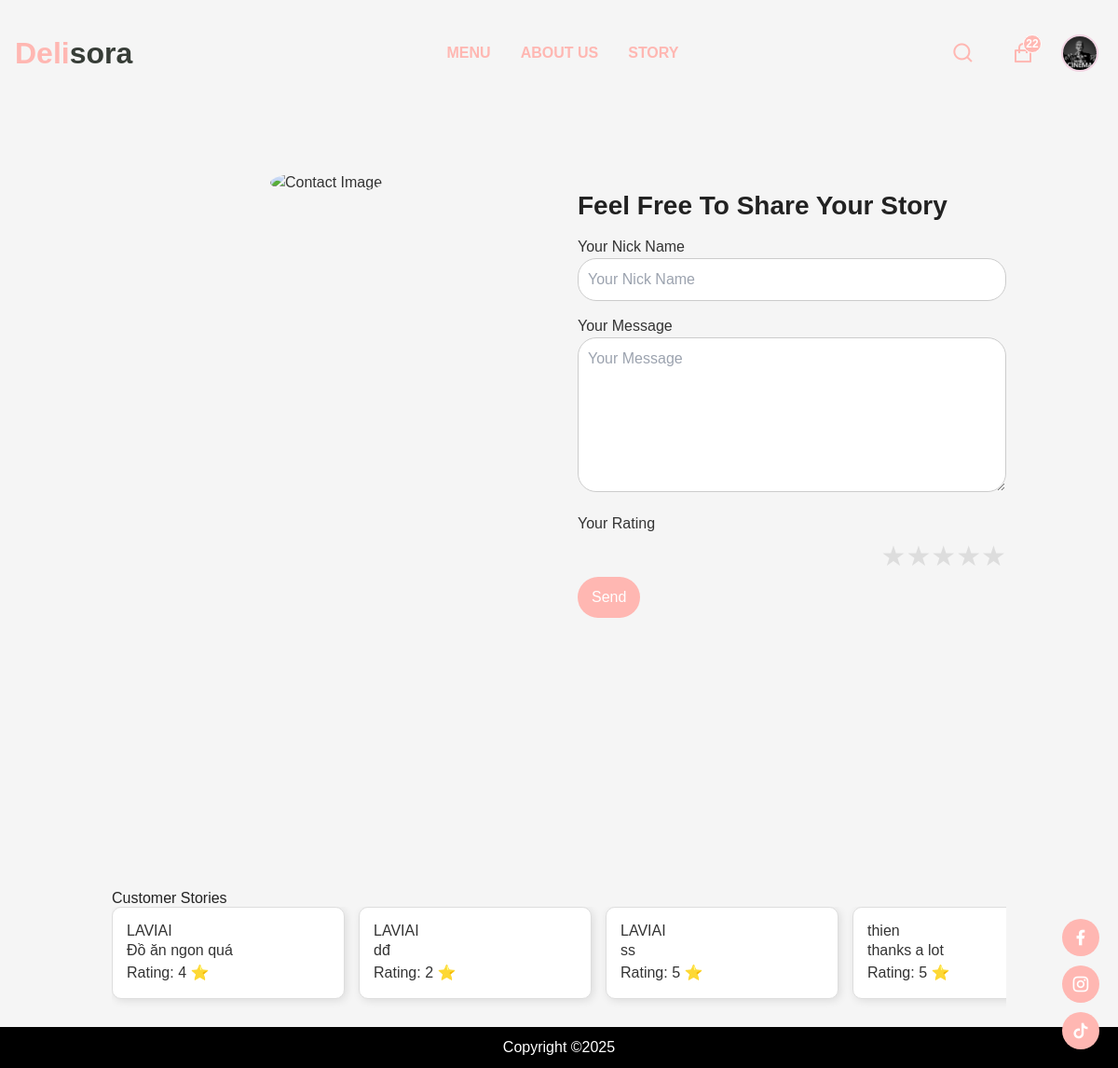
Screenshot of /contact/ (signed in) with the database file from the repository.
### app/models.py (models this page shows, shortened)
class Customer(models.Model):
    user = models.OneToOneField(User, on_delete=models.CASCADE, null=True, blank=True)
    name = models.CharField(max_length=200, null=True)
    customer_image = models.ImageField(upload_to='Profile/', null=True, blank=True)
    points = models.IntegerField(default=0)
    @property
    def imageURL(self):
        try:
            url = self.customer_image.url
        except:
            url = ''
        return url

class CustomerMessage(models.Model):
    customer = models.ForeignKey(Customer, on_delete=models.CASCADE, related_name="messages")
    message = models.TextField()
    nickname = models.CharField(max_length=200, null=True, blank=True)
    created_at = models.DateTimeField(auto_now_add=True)
    rating = models.IntegerField(default=0)

### app/views/general.py (the view, shortened to what this page needs)
# urls.py: path("contact/", Contact, name="contact"),
def Contact(request):
    messages_list = CustomerMessage.objects.all().order_by('-created_at')
    return render(request, 'app/contact.html', {'messages_list': messages_list})

### app/models.py (called while the page is built)
    @property
    def get_cart_items(self):
        order_items = self.orderitem_set.all()
        return sum([item.quantity for item in order_items])

### app/templates/app/contact.html (shortened to what this page needs)
{% extends 'app/base.html' %}
{% load static %}
{% block content %}
<link rel="stylesheet" href="{% static 'app/css/contact.css' %}">
<div style="height: 60px;"></div>
<div class="content">
  <div class="contact-container">
    <div class="left-col">
      <img class="image" src="{% static 'app/images/logocrop.png' %}" alt="Contact Image"/>
    </div>
    <div class="right-col">
      <h1 class="title">Feel Free To Share Your Story</h1>
      <form id="contact-form" method="post">
        <label for="nickname">Your Nick Name</label>
        <input type="text" id="nickname" name="nickname" placeholder="Your Nick Name" required>
        <label for="message">Your Message</label>
        <textarea rows="6" placeholder="Your Message" id="message" name="message" required></textarea>
        <label for="rating">Your Rating</label>
          <div class="rating">
            <label for="star5">★</label>
            <label for="star4">★</label>
            <label for="star3">★</label>
            <label for="star2">★</label>
            <label for="star1">★</label>
          </div>
        <button type="submit" id="submit" name="submit">Send</button>
      </form>
    </div>
  </div>
  <div class="story-container">
  <h2>Customer Stories</h2>
  <div class="story-scroll">
    {% for msg in messages_list %}
    <div class="story-card">
      <h3>{{ msg.nickname }}</h3>
      <p>{{ msg.message }}</p>
      <p>Rating: {{ msg.rating }} ⭐</p>
    </div>
    {% empty %}
    <p>Chưa có story nào được chia sẻ.</p>
    {% endfor %}
  </div>
</div>
</div>
{% endblock content %}

### app/templates/app/base.html (shortened to what this page needs)
{% load static %}
<!DOCTYPE html>
<html lang="en">
  <head>
    <link href="https://cdn.jsdelivr.net/npm/bootstrap@5.3.3/dist/css/bootstrap.min.css" rel="stylesheet">
    <link href="https://getbootstrap.com/docs/5.3/assets/css/docs.css" rel="stylesheet">
    <link href="https://cdn.jsdelivr.net/npm/remixicon@4.1.0/fonts/remixicon.css" rel="stylesheet" />
      {% block extra_css %}
    <link rel="stylesheet" href="{% static 'app/css/styles.css' %}">
    {% endblock %}
    <script src="https://cdn.tailwindcss.com"></script>
  </head>
  <body class="{% block body_class %}{% endblock %}">
    <div class="main-container">
      <nav>
        <div class="nav__header">
          <div class="nav__logo">
            <a href="{% url 'home' %}">
              <span class="half1">Deli</span><span class="half2">sora</span>
            </a>
          </div>
        </div>
        <ul class="nav__links" id="nav-links">
          <li><a href="{% url 'menu' %}">MENU</a></li>
          <li><a href="{% url 'aboutus' %}">ABOUT US</a></li>
          <li><a href="{% url 'contact' %}">STORY</a></li>
        </ul>
        <div class="nav__btns">
          <button class="btn search-btn" id="openSearch">
              <i class="ri-search-line"></i>
          </button>
          <button class="btn cart-btn" onclick="window.location.href='{% url 'cart' %}'">
              <i class="ri-shopping-bag-line"></i>
              {% if request.user.is_authenticated %}
                  {% if request.cartItems > 0 %}
                      <span class="cart-count">{{ request.cartItems }}</span>
                  {% endif %}
              {% else %}
                  {% if request.session.cartItems > 0 %}
                      <span class="cart-count">{{ request.session.cartItems }}</span>
                  {% endif %}
              {% endif %}
          </button>
          {% if user.is_authenticated %}
          <div class="dropdown">
              <button class="btn p-0 border-0 position-relative" type="button" id="userDropdown" data-bs-toggle="dropdown">
                    <img src="{{ request.user.customer.imageURL|default:'https://bootdey.com/img/Content/avatar/avatar1.png' }}"
                         alt="Avatar" class="rounded-circle" width="40" height="40">
                </button>
            </div>
          {% else %}
          <a href="{% url 'login' %}" class="btn"><i class="ri-user-line"></i></a>
          {% endif %}
        </div>
      </nav>
      <div class="socials">
          <span><a href="https://www.facebook.com/" target="_blank"><i class="ri-facebook-fill"></i></a></span>
          <span><a href="https://www.instagram.com/" target="_blank"><i class="ri-instagram-line"></i></a></span>
          <span><a href="https://www.tiktok.com/" target="_blank"><i class="ri-tiktok-fill"></i></a></span>
      </div>
      <div class="container">
        {% block content %}{% endblock content %}
      </div>
      <footer>
        Copyright ©2025
      </footer>
    </div>
  </body>
</html>

### app/static/app/css/contact.css (style rules this page uses)
.title { font-size: 28px; font-weight: bold; margin-bottom: 15px; }
.contact-container { display: flex; justify-content: center; align-items: flex-start; height: 90vh; padding-top: 10px; }
.left-col { display: flex; justify-content: center; align-items: center; width: 50%; }
.left-col img { max-width: 70%; height: auto; border-radius: 50%; }
.right-col { width: 50%; padding: 20px; }
input, textarea { width: 100%; padding: 10px; margin-bottom: 15px; border: 1px solid #ccc; border-radius: 20px; }
button { background-color: #FFB7B2; color: white; padding: 10px 15px; border: none; border-radius: 30px; cursor: pointer; }
.story-container { margin-top: 40px; padding: 20px; }
.story-scroll { display: flex; overflow-x: auto; gap: 15px; padding-bottom: 10px; }
.story-card { min-width: 250px; padding: 15px; border: 1px solid #ddd; border-radius: 10px; background: #fff; box-shadow: 2px 2px 10px rgba(0, 0, 0, 0.1); }
.rating { display: flex; flex-direction: row-reverse; justify-content: flex-start; font-size: 30px; }
.rating label { cursor: pointer; color: #ddd; }

### rows the page displays
CustomerMessage: nickname "LAVIAI", message "Đồ ăn ngon quá", rating "4"
CustomerMessage: nickname "LAVIAI", message "dđ", rating "2"
CustomerMessage: nickname "LAVIAI", message "ss", rating "5"
CustomerMessage: nickname "thien", message "thanks a lot", rating "5"

### other values shown
{{ request.cartItems }} "22"
